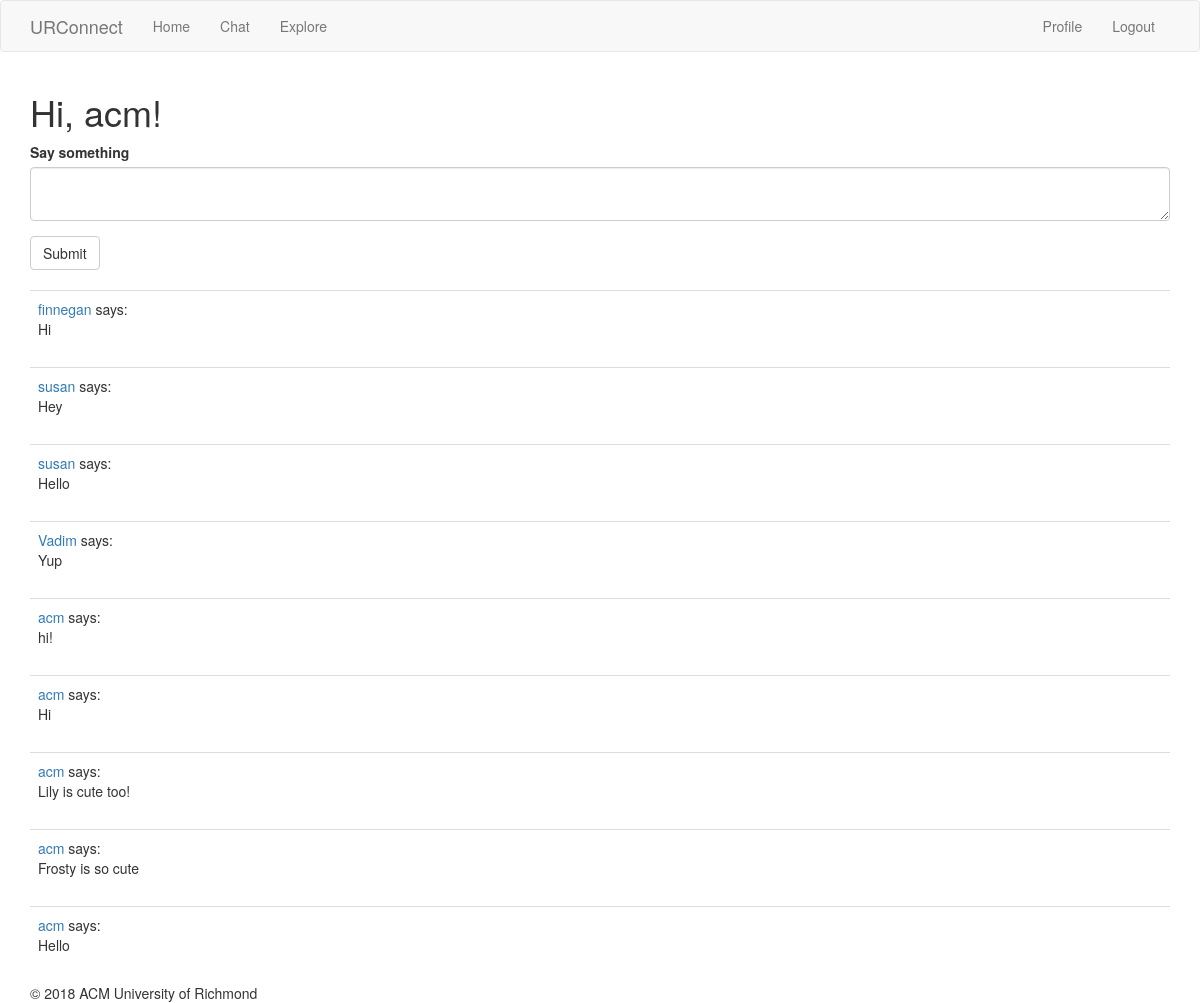
Page /chat (signed in) on the committed database.
### app/models.py (models this page shows, shortened)
class User(UserMixin, db.Model):
	id = db.Column(db.Integer, primary_key = True)
	username = db.Column(db.String(64), index=True, unique=True)
	email = db.Column(db.String(120), index=True, unique=True)
	password_hash = db.Column(db.String(128))
	posts = db.relationship('Post', backref='author', lazy='dynamic')

class Post(db.Model):
	id = db.Column(db.Integer, primary_key = True)
	body = db.Column(db.String(140))
	timestamp = db.Column(db.DateTime, index=True, default=datetime.utcnow)
	user_id = db.Column(db.Integer, db.ForeignKey('user.id'))

### app/routes.py (the view)
@app.route('/chat', methods=['GET', 'POST'])
@login_required
def chat():
    form = PostForm()
    if form.validate_on_submit():
        post = Post(body=form.post.data, author=current_user)
        db.session.add(post)
        db.session.commit()
        flash('Your post is now live!')
        return redirect(url_for('chat'))
    posts = Post.query.order_by(Post.timestamp.desc()).all()
    return render_template("chat.html", title='Home Page', form=form,
                           posts=posts)

### app/forms.py
class PostForm(FlaskForm):
    post = TextAreaField('Say something', validators=[
        DataRequired(), Length(min=1, max=140)])
    submit = SubmitField('Submit')

### app/models.py (called while the page is built)
@login.user_loader
def load_user(id):
	return User.query.get(int(id))

### app/templates/chat.html
{% extends "base.html" %}
{% import 'bootstrap/wtf.html' as wtf %}
{% block app_content %}
	<h1>Hi, {{ current_user.username }}!</h1>
	{% if form %}
    {{ wtf.quick_form(form) }}
    <br>
    {% endif %}
	{% for post in posts %}
		{% include '_post.html' %}
	{% endfor %}
{% endblock %}

### app/templates/base.html (shortened to what this page needs)
{% extends 'bootstrap/base.html' %}
{% block navbar %}
    <nav class="navbar navbar-default">
        <div class="container">
            <div class="navbar-header">
                <a class="navbar-brand" href="{{ url_for('index') }}"> URConnect </a>
            </div>
            <div class="collapse navbar-collapse" id="bs-example-navbar-collapse-1">
                <ul class="nav navbar-nav">
                    <li><a href="{{ url_for('index') }}">Home</a></li>
                    <li><a href="{{ url_for('chat') }}">Chat</a></li>
                    <li><a href="{{ url_for('explore') }}">Explore</a></li>
                </ul>
                <ul class="nav navbar-nav navbar-right">
                    {% if current_user.is_anonymous %}
                    <li><a href="{{ url_for('login') }}">Login</a></li>
                    {% else %}
                    <li><a href="{{ url_for('user', username=current_user.username) }}">Profile</a></li>
                    <li><a href="{{ url_for('logout') }}">Logout</a></li>
                    {% endif %}
                </ul>
            </div>
        </div>
    </nav>
{% endblock %}
{% block content %}
    <div class="container">
        {% block app_content %}{% endblock %}
        {%- block footer %}
        <footer>&copy; 2018 ACM University of Richmond </footer>
        {%- endblock footer %}
    </div>
{% endblock %}

### app/templates/_post.html
    <table class="table table-hover">
        <tr>
            <td>
                <a href="{{ url_for('user', username=post.author.username) }}">
                    {{ post.author.username }}
                </a>
                says:
                <br>
                {{ post.body }}
            </td>
        </tr>
    </table>

### rows in the picture
User: username "acm"
Post: author.username "finnegan", body "Hi"
Post: author.username "susan", body "Hey"
Post: author.username "susan", body "Hello"
Post: author.username "Vadim", body "Yup"
Post: author.username "acm", body "hi!"
Post: author.username "acm", body "Hi"
Post: author.username "acm", body "Lily is cute too!"
Post: author.username "acm", body "Frosty is so cute"
Post: author.username "acm", body "Hello"
